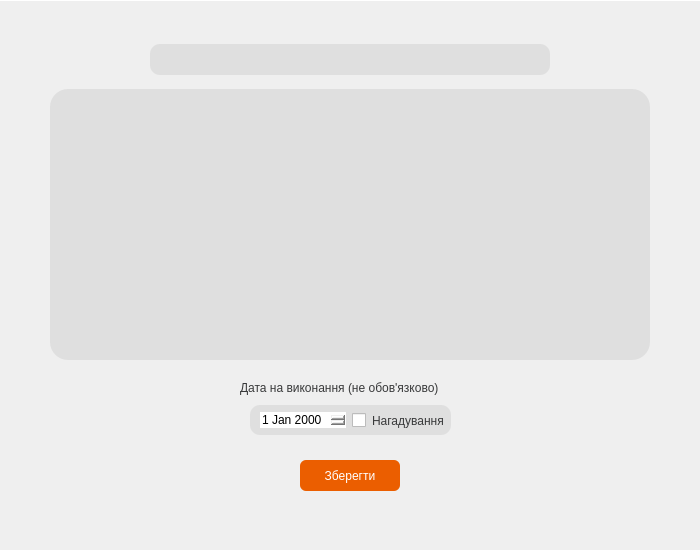
<?xml version="1.0" encoding="UTF-8"?>
<ui version="4.0">
 <class>CreatWindow</class>
 <widget class="QDialog" name="CreatWindow">
  <property name="geometry">
   <rect>
    <x>0</x>
    <y>0</y>
    <width>700</width>
    <height>550</height>
   </rect>
  </property>
  <property name="windowTitle">
   <string>Створити нотатку</string>
  </property>
  <widget class="QTextEdit" name="noteText">
   <property name="geometry">
    <rect>
     <x>50</x>
     <y>89</y>
     <width>600</width>
     <height>271</height>
    </rect>
   </property>
   <property name="styleSheet">
    <string notr="true">border-radius: 18px;
background-color: rgb(223, 223, 223);
border: none;
font: 15pt &quot;Britannic Bold&quot;;
color:rgb(85, 85, 85);</string>
   </property>
  </widget>
  <widget class="QLineEdit" name="lineEdit">
   <property name="geometry">
    <rect>
     <x>150</x>
     <y>44</y>
     <width>400</width>
     <height>31</height>
    </rect>
   </property>
   <property name="styleSheet">
    <string notr="true">border-radius: 10px;
background-color: rgb(223, 223, 223);
border: none;
font: 12pt &quot;Britannic Bold&quot;;
color:rgb(113, 114, 116);</string>
   </property>
   <property name="text">
    <string/>
   </property>
  </widget>
  <widget class="QPushButton" name="saveButton">
   <property name="geometry">
    <rect>
     <x>300</x>
     <y>460</y>
     <width>100</width>
     <height>31</height>
    </rect>
   </property>
   <property name="styleSheet">
    <string notr="true">QPushButton {
background-color: rgb(235, 94, 0);
border-radius: 6px;
color: white;
font: 11pt &quot;Britannic Bold&quot;;
}
QPushButton:hover {
background-color: rgb(200, 60, 0);
}</string>
   </property>
   <property name="text">
    <string>Зберегти</string>
   </property>
  </widget>
  <widget class="QWidget" name="horizontalLayoutWidget">
   <property name="geometry">
    <rect>
     <x>260</x>
     <y>400</y>
     <width>184</width>
     <height>41</height>
    </rect>
   </property>
   <layout class="QHBoxLayout" name="horizontalLayout">
    <item>
     <widget class="QDateEdit" name="dateEdit">
      <property name="styleSheet">
       <string notr="true">border: none;</string>
      </property>
     </widget>
    </item>
    <item>
     <widget class="QCheckBox" name="checkBox">
      <property name="styleSheet">
       <string notr="true"/>
      </property>
      <property name="text">
       <string/>
      </property>
     </widget>
    </item>
    <item>
     <widget class="QLabel" name="label_2">
      <property name="styleSheet">
       <string notr="true">font: 10pt &quot;Britannic Bold&quot;;
color: rgb(56, 57, 58);</string>
      </property>
      <property name="text">
       <string>Нагадування</string>
      </property>
     </widget>
    </item>
   </layout>
   <zorder>checkBox</zorder>
   <zorder>label_2</zorder>
   <zorder>dateEdit</zorder>
  </widget>
  <widget class="QLabel" name="label">
   <property name="geometry">
    <rect>
     <x>240</x>
     <y>380</y>
     <width>220</width>
     <height>16</height>
    </rect>
   </property>
   <property name="styleSheet">
    <string notr="true">font: 10pt &quot;Britannic Bold&quot;;
color: rgb(56, 57, 58);</string>
   </property>
   <property name="text">
    <string>Дата на виконання (не обов'язково)</string>
   </property>
  </widget>
  <widget class="Line" name="line">
   <property name="geometry">
    <rect>
     <x>0</x>
     <y>-10</y>
     <width>2051</width>
     <height>21</height>
    </rect>
   </property>
   <property name="orientation">
    <enum>Qt::Horizontal</enum>
   </property>
  </widget>
  <widget class="QLineEdit" name="lineEdit_2">
   <property name="enabled">
    <bool>false</bool>
   </property>
   <property name="geometry">
    <rect>
     <x>250</x>
     <y>405</y>
     <width>201</width>
     <height>30</height>
    </rect>
   </property>
   <property name="styleSheet">
    <string notr="true">border-radius: 10px;
background-color: rgb(223, 223, 223);
border: none;
font: 12pt &quot;Britannic Bold&quot;;
color:rgb(113, 114, 116);</string>
   </property>
   <property name="text">
    <string/>
   </property>
  </widget>
  <zorder>lineEdit_2</zorder>
  <zorder>noteText</zorder>
  <zorder>lineEdit</zorder>
  <zorder>saveButton</zorder>
  <zorder>horizontalLayoutWidget</zorder>
  <zorder>label</zorder>
  <zorder>line</zorder>
 </widget>
 <resources/>
 <connections/>
</ui>
